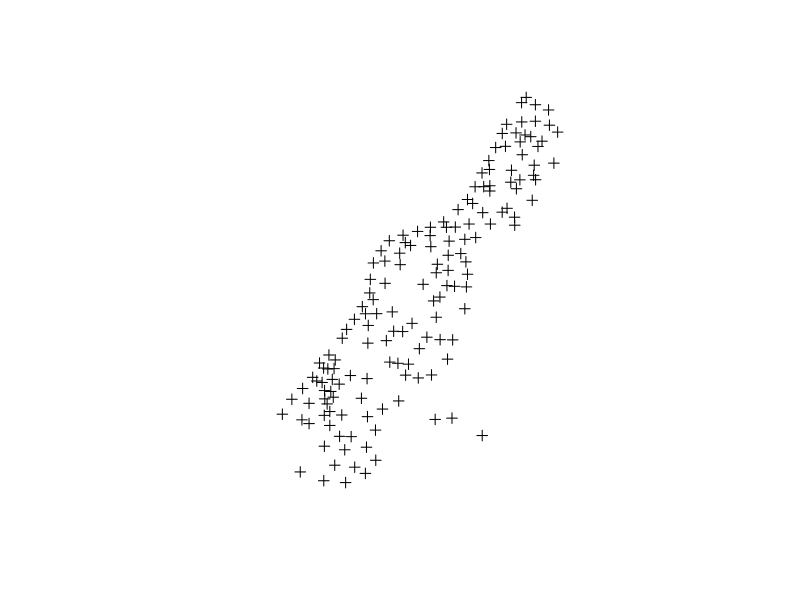
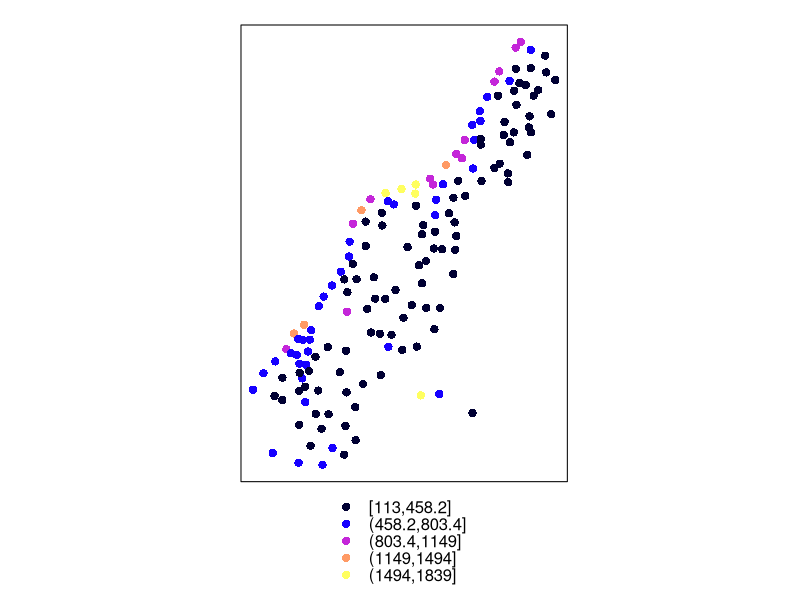
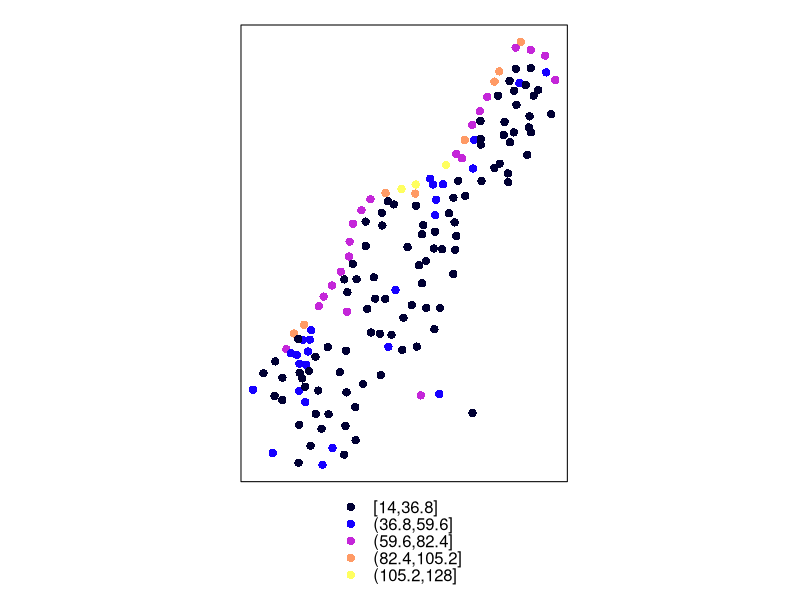
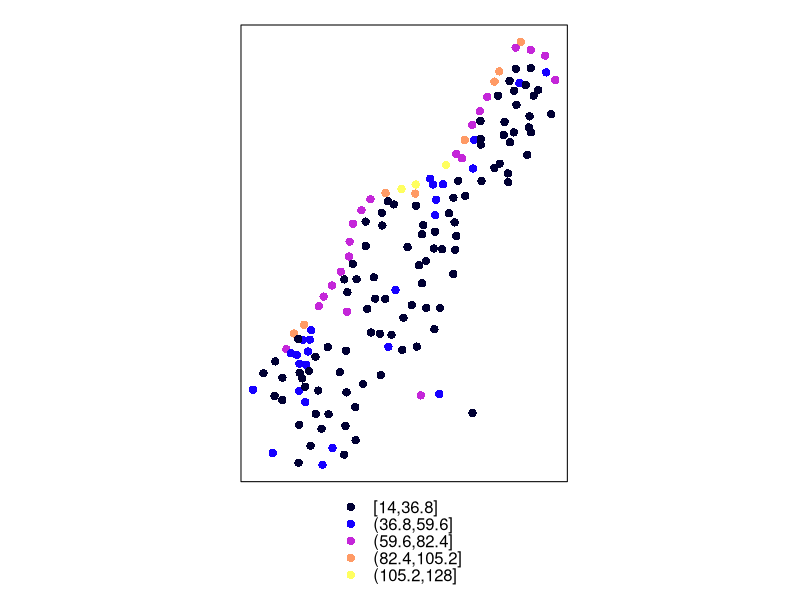
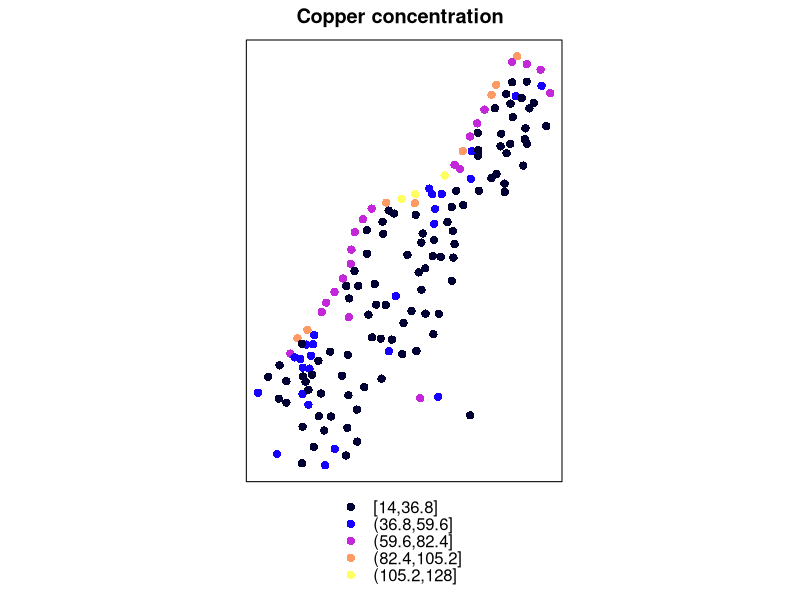
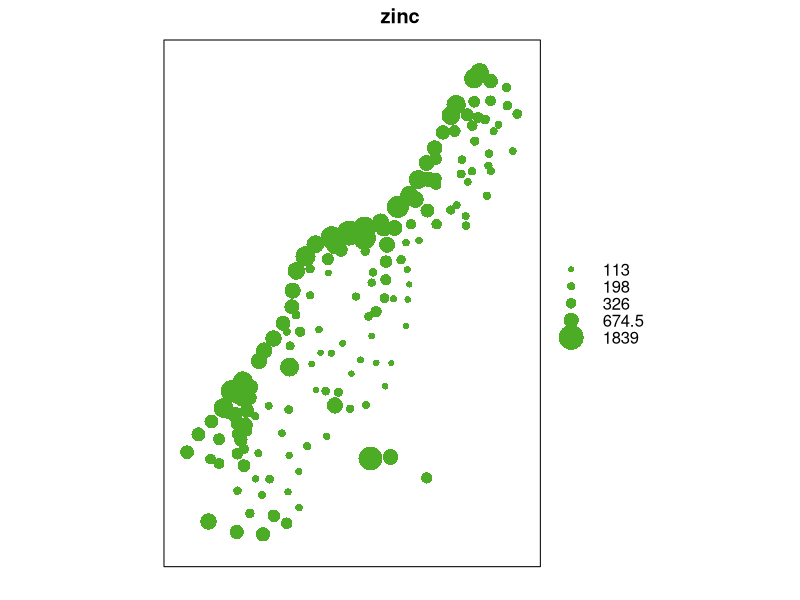
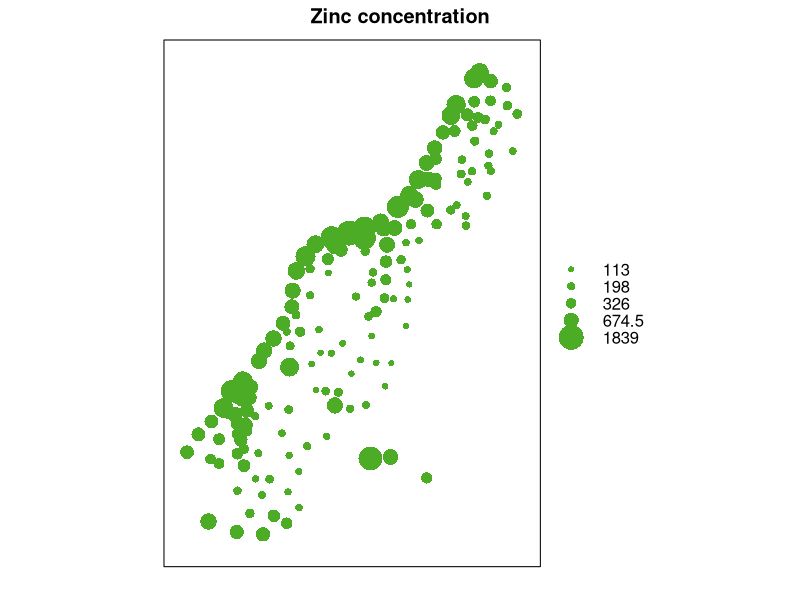

These charts were generated, in order, by the following R code:
# R code for spatial view of points

# first thing: reuse the library called "sp"
library(sp) 
# sp has a dataset called meuse
data(meuse)
head(meuse) #it's a spatial dataset, has some coordinates!
#let's explain to R that we are gonna use data that has coordinates:
coordinates(meuse)= ~x+y
#dopo l'uguale descriviamo intervallo coordinate: X e Y
#stiamo spiegando a meuse to think spatially
# ~ è un simbolo vecchio che usa "sp"
plot(meuse)
#vediamo i punti nello spazio
spplot(meuse, "zinc")
#con questo comando invece usiamo il dataset in una variabile localizzata. 
#vediamo varie classi e quindi diverse concentrazioni di zinco
#exercise: plot the spatial amount of copper)
spplot(meuse, "copper")
spplot(meuse, "copper") #per vedere anche il titolo che vogliamo
spplot(meuse, "copper", main= "Copper concentration")
# per cambiare simbolo e vedere non in classi ma in cerchi dimensionati alla concentrazione
bubble(meuse, "zinc")
bubble(meuse, "zinc", main="Zinc concentration")
#exercise: bubble copper in red
